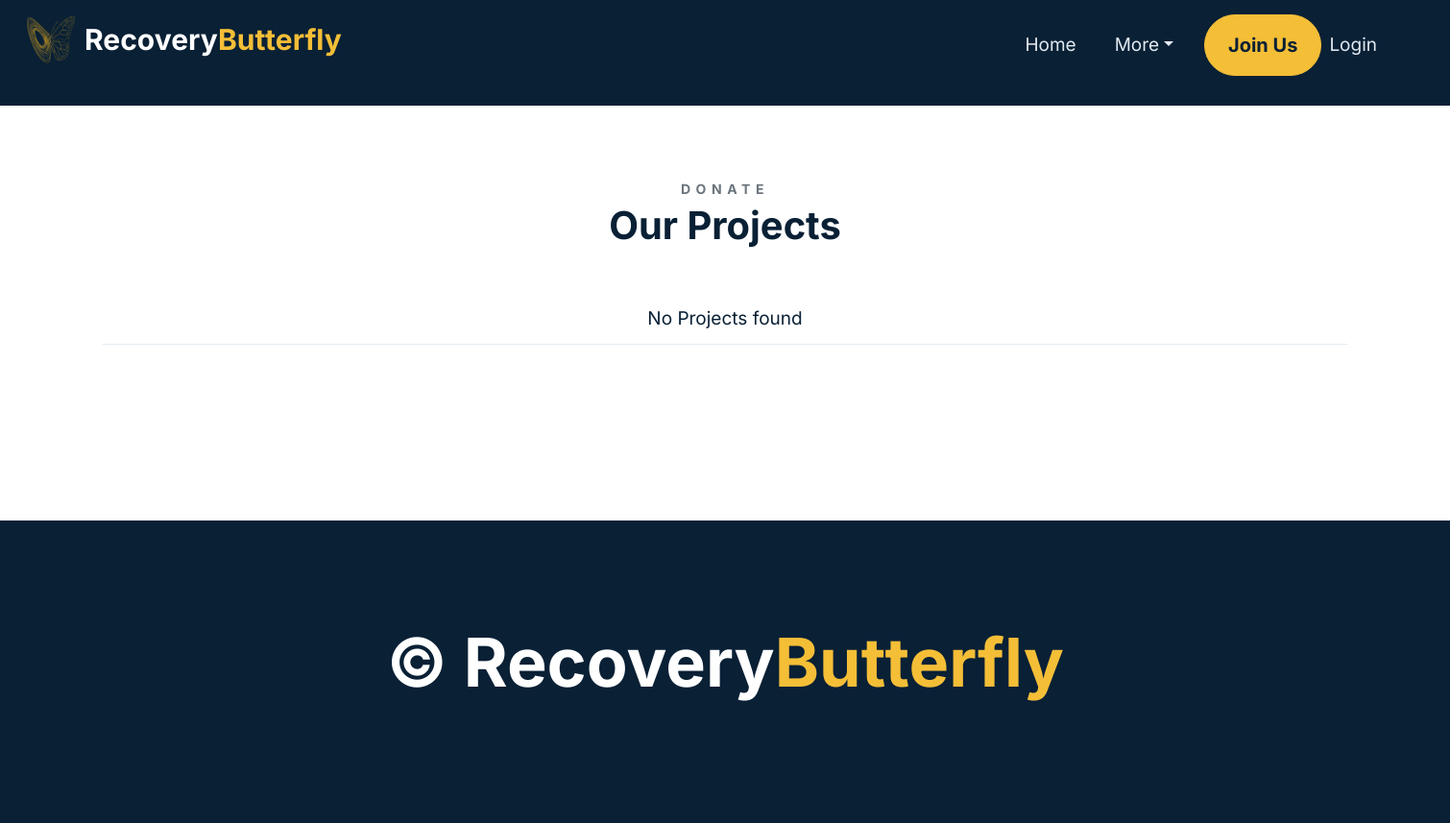
Page /view/Project/front_project.php on the earlier database version.
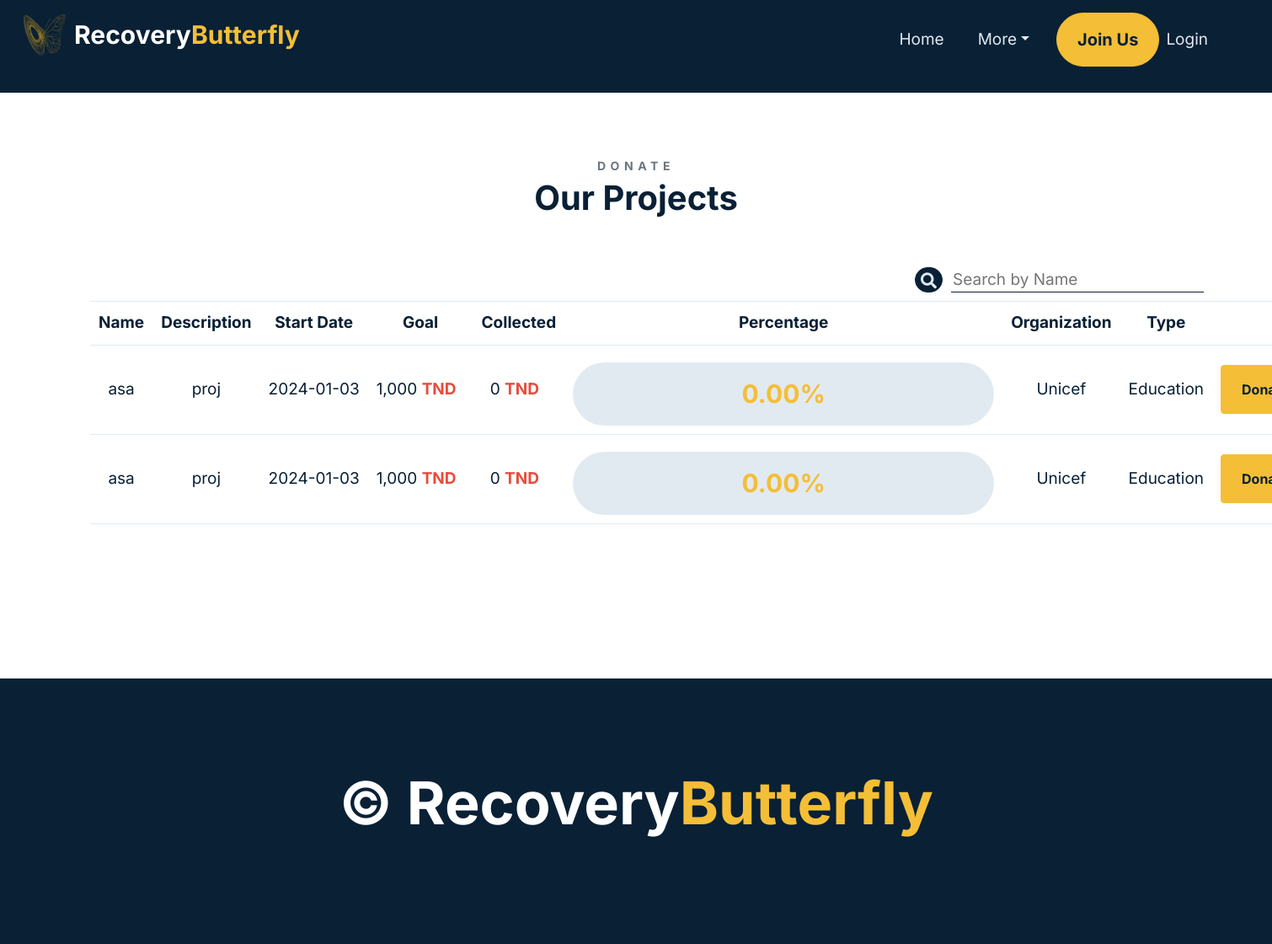
Same page on the later database version.
### tables this page shows
CREATE TABLE `project` (
  `ID_Project` int(11) NOT NULL,
  `Project_name` varchar(20) NOT NULL,
  `Project_description` varchar(20) NOT NULL,
  `start_date` date NOT NULL,
  `Goal` float NOT NULL,
  `Current_amount` float NOT NULL,
  `Percentage` float NOT NULL,
  `ID_Org` int(11) NOT NULL,
  `ID_Type` int(11) NOT NULL
);

CREATE TABLE `organization` (
  `ID_USER` int(11) NOT NULL,
  `ID_Org` int(11) NOT NULL,
  `Org_name` varchar(20) NOT NULL,
  `Org_description` varchar(100) NOT NULL
);

CREATE TABLE `type` (
  `ID_Type` int(11) NOT NULL,
  `Type_name` varchar(20) NOT NULL,
  `Type_description` varchar(20) NOT NULL
);

### controller/Project/ProjectC.php (called while the page is built, shortened)
<?php
class ProjectC
{
    public function read_project()
    {
        $conn = Config::getConnexion();
        $projects = [];
        $r = $conn->query("SELECT * FROM project");
        foreach ($r as $row) {
            $Project = [
                'ID_Project' => $row['ID_Project'],
                'Project_name' => $row['Project_name'],
                'Project_description' => $row['Project_description'],
                'start_date' => $row['start_date'],
                'Goal' => $row['Goal'],
                'Current_amount' => $row['Current_amount'],
                'Percentage' => $row['Percentage'],
                'ID_Org' => $row['ID_Org'],
                'ID_Type' => $row['ID_Type']
            ];
            $projects[] = $Project;
        }
        return $projects;
    }
}

### view/Project/front_project.php (the view, shortened to what the changed rows need)
<!DOCTYPE html>
<html lang="en">
<?php
require_once "../../controller/Project/ProjectC.php";
?>
<head>
    <link rel="stylesheet" type="text/css" href="../css/vendor.css">
    <link href="../plugins/bootstrap-5.1.3/css/bootstrap.min.css" rel="stylesheet">
    <link rel="stylesheet" type="text/css" href="../style.css">
    <link rel="stylesheet" href="https://cdnjs.cloudflare.com/ajax/libs/font-awesome/5.15.4/css/all.min.css" />
    <link rel="stylesheet" href="style.css">
</head>
<body data-bs-spy="scroll" data-bs-target="#header-nav" tabindex="0">
    <section id="Home" class="padding-large jarallax">
        <div class="container">
            <div class="row">
                <div class="col-md-6 offset-md-3">
                    <header class="text-center my-5">
                        <h2><strong>Our Projects</strong></h2>
                    </header>
                </div>
                <div class="col-md-12">
                    <table id="table-project" class="table-project">
                        <?php
                        $projectC = new ProjectC();
                        $projects = $projectC->read_project();
                        if (!empty($projects) && (is_iterable($projects) || is_object($projects))) {
                            echo '<tr>
                            <td colspan="8"><input type="text" id="search-input" placeholder="Search by Name"><button id="search" onclick="search()"><i class="fa fa-search"></i></button> </td>
                        </tr>';
                            echo "<tr><th>Name</th><th>Description</th><th >Start Date</th><th>Goal</th><th>Collected</th><th class='percentage-header' >Percentage</th><th>Organization</th><th>Type</th></tr>";
                            foreach ($projects as $project) {
                                echo "<tr>";
                                echo "<td class='table-element'>" . htmlspecialchars($project['Project_name']) . "</td>";
                                echo "<td class='table-element'>" . htmlspecialchars($project['Project_description']) . "</td>";
                        ?>
                                <td id="start_date" class="start-date table-element">
                                    <?php echo htmlspecialchars($project['start_date']); ?>
                                </td>
                                <?php
                                echo "<td class='table-element'>" . number_format(htmlspecialchars($project['Goal']), 0, ',', ',') . " " . '<span class="currency">TND</span>' . "</td>";
                                echo "<td class='table-element'>" . number_format(htmlspecialchars($project['Current_amount']), 0, '', ' ') . " " . '<span class="currency">TND</span>' . "</td>";
                                ?>
                                <td class="progress-bar-container table-element">
                                    <div class="full-bar">
                                        <p class="percentage-number "><?php echo number_format($project['Percentage'], 2); ?>%</p>
                                    </div>
                                </td>
                        <?php
                                $db = config::getConnexion();
                                $r = "SELECT * FROM organization WHERE ID_Org=" . $project['ID_Org'] . "";
                                $org = $db->query($r);
                                $org = $org->fetch();
                                echo "<td class='table-element'>" . htmlspecialchars($org['Org_name']) . "</td>";
                                $r = "SELECT Type_name FROM type WHERE ID_Type=" . $project['ID_Type'] . "";
                                $type = $db->query($r);
                                $type_name = $type->fetch();
                                echo "<td class='table-element'>" . htmlspecialchars($type_name['Type_name']) . "</td>";
                                echo "<td class='table-element'><a href='donate.php?id=" . $project['ID_Project'] . "' class='btn btn-primary'>Donate</a></td>";
                                echo "</tr>";
                            }
                        } else {
                            echo "<tr><td colspan='4'>No Projects found</td></tr>";
                        }
                        ?>
                    </table>
                </div>
            </div>
        </div>
    </section>
</body>
</html>

Differences in the rows shown:
added project: Project_name "asa", Project_description "proj", start_date "2024-01-03", Goal "1,000", Current_amount "0", Percentage "0.00", organization.Org_name "Unicef", ID_Type.Type_name "Education"
added project: Project_name "asa", Project_description "proj", start_date "2024-01-03", Goal "1,000", Current_amount "0", Percentage "0.00", organization.Org_name "Unicef", ID_Type.Type_name "Education"
Other differences:
text no longer shown: "No Projects found"
text now shown: "Name Description Start Date Goal Collected Percentage Organization Type"
